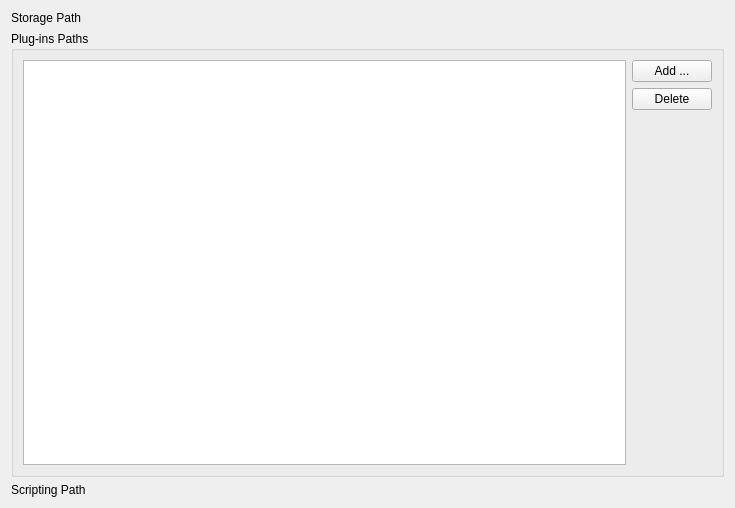
<?xml version="1.0" encoding="UTF-8"?>
<ui version="4.0">
 <class>Preferences</class>
 <widget class="QWidget" name="Preferences">
  <property name="geometry">
   <rect>
    <x>0</x>
    <y>0</y>
    <width>735</width>
    <height>508</height>
   </rect>
  </property>
  <property name="sizePolicy">
   <sizepolicy hsizetype="Preferred" vsizetype="Minimum">
    <horstretch>0</horstretch>
    <verstretch>0</verstretch>
   </sizepolicy>
  </property>
  <property name="windowTitle">
   <string>Form</string>
  </property>
  <layout class="QVBoxLayout" name="verticalLayout">
   <item>
    <layout class="QHBoxLayout" name="horizontalLayout_4">
     <item>
      <widget class="QLabel" name="textLabel1_6">
       <property name="toolTip">
        <string>Path where the binary files are created.</string>
       </property>
       <property name="whatsThis">
        <string>Several information (such as the description of the documents or the corresponding indexing files) are stored as binary files in a given path (a sub-directory is created for each session).</string>
       </property>
       <property name="text">
        <string>Storage Path</string>
       </property>
       <property name="wordWrap">
        <bool>false</bool>
       </property>
      </widget>
     </item>
     <item>
      <widget class="KUrlRequester" name="IndexDir">
       <property name="toolTip">
        <string>Path where the </string>
       </property>
      </widget>
     </item>
    </layout>
   </item>
   <item>
    <widget class="QGroupBox" name="groupBox">
     <property name="title">
      <string>Plug-ins Paths</string>
     </property>
     <layout class="QHBoxLayout" name="horizontalLayout_3">
      <item>
       <widget class="QListWidget" name="Dirs">
        <property name="toolTip">
         <string>Paths where to search the plug-ins</string>
        </property>
        <property name="whatsThis">
         <string>Specify the different directories where the application should look for plug-ins. It looks recursively. When these paths are changed, the application must be relaunched.</string>
        </property>
       </widget>
      </item>
      <item>
       <layout class="QVBoxLayout" name="_77">
        <item>
         <widget class="QPushButton" name="buttonAdd">
          <property name="text">
           <string>Add ...</string>
          </property>
         </widget>
        </item>
        <item>
         <widget class="QPushButton" name="buttonDel">
          <property name="text">
           <string>Delete</string>
          </property>
         </widget>
        </item>
        <item>
         <spacer name="spacer5">
          <property name="orientation">
           <enum>Qt::Vertical</enum>
          </property>
          <property name="sizeType">
           <enum>QSizePolicy::Expanding</enum>
          </property>
          <property name="sizeHint" stdset="0">
           <size>
            <width>20</width>
            <height>100</height>
           </size>
          </property>
         </spacer>
        </item>
       </layout>
      </item>
     </layout>
    </widget>
   </item>
   <item>
    <layout class="QHBoxLayout" name="_5">
     <item>
      <widget class="QLabel" name="textLabel4_2">
       <property name="text">
        <string>Scripting Path</string>
       </property>
       <property name="wordWrap">
        <bool>false</bool>
       </property>
      </widget>
     </item>
     <item>
      <widget class="KUrlRequester" name="PrgPath">
       <property name="toolTip">
        <string>Path where the programs are stored.</string>
       </property>
       <property name="whatsThis">
        <string>The application can run a script files to automatize some tasks. This field specifies the default path for the dialog box.</string>
       </property>
      </widget>
     </item>
    </layout>
   </item>
  </layout>
 </widget>
 <customwidgets>
  <customwidget>
   <class>KUrlRequester</class>
   <extends>QFrame</extends>
   <header>kurlrequester.h</header>
  </customwidget>
 </customwidgets>
 <resources/>
 <connections/>
</ui>
